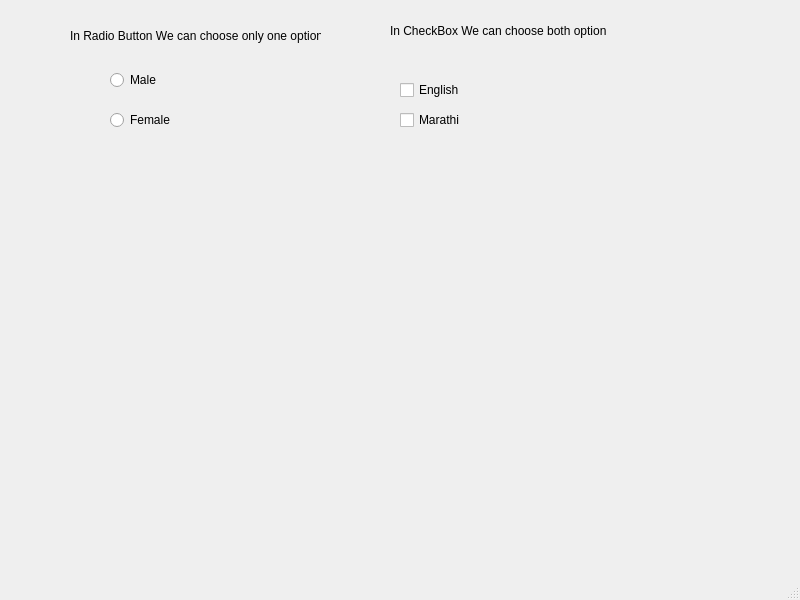
<?xml version="1.0" encoding="UTF-8"?>
<ui version="4.0">
 <class>MainWindow</class>
 <widget class="QMainWindow" name="MainWindow">
  <property name="geometry">
   <rect>
    <x>0</x>
    <y>0</y>
    <width>800</width>
    <height>600</height>
   </rect>
  </property>
  <property name="windowTitle">
   <string>MainWindow</string>
  </property>
  <widget class="QWidget" name="centralwidget">
   <widget class="QRadioButton" name="radioButton">
    <property name="geometry">
     <rect>
      <x>110</x>
      <y>70</y>
      <width>89</width>
      <height>20</height>
     </rect>
    </property>
    <property name="text">
     <string>Male </string>
    </property>
   </widget>
   <widget class="QRadioButton" name="radioButton_2">
    <property name="geometry">
     <rect>
      <x>110</x>
      <y>110</y>
      <width>89</width>
      <height>20</height>
     </rect>
    </property>
    <property name="text">
     <string>Female</string>
    </property>
   </widget>
   <widget class="QCheckBox" name="checkBox">
    <property name="geometry">
     <rect>
      <x>400</x>
      <y>80</y>
      <width>76</width>
      <height>20</height>
     </rect>
    </property>
    <property name="text">
     <string>English</string>
    </property>
   </widget>
   <widget class="QCheckBox" name="checkBox_2">
    <property name="geometry">
     <rect>
      <x>400</x>
      <y>110</y>
      <width>76</width>
      <height>20</height>
     </rect>
    </property>
    <property name="text">
     <string>Marathi</string>
    </property>
   </widget>
   <widget class="QLabel" name="label">
    <property name="geometry">
     <rect>
      <x>70</x>
      <y>20</y>
      <width>251</width>
      <height>31</height>
     </rect>
    </property>
    <property name="text">
     <string>In Radio Button We can choose only one option</string>
    </property>
   </widget>
   <widget class="QLabel" name="label_2">
    <property name="geometry">
     <rect>
      <x>390</x>
      <y>20</y>
      <width>221</width>
      <height>21</height>
     </rect>
    </property>
    <property name="text">
     <string>In CheckBox We can choose both option</string>
    </property>
   </widget>
  </widget>
  <widget class="QMenuBar" name="menubar">
   <property name="geometry">
    <rect>
     <x>0</x>
     <y>0</y>
     <width>800</width>
     <height>22</height>
    </rect>
   </property>
  </widget>
  <widget class="QStatusBar" name="statusbar"/>
 </widget>
 <resources/>
 <connections/>
</ui>
